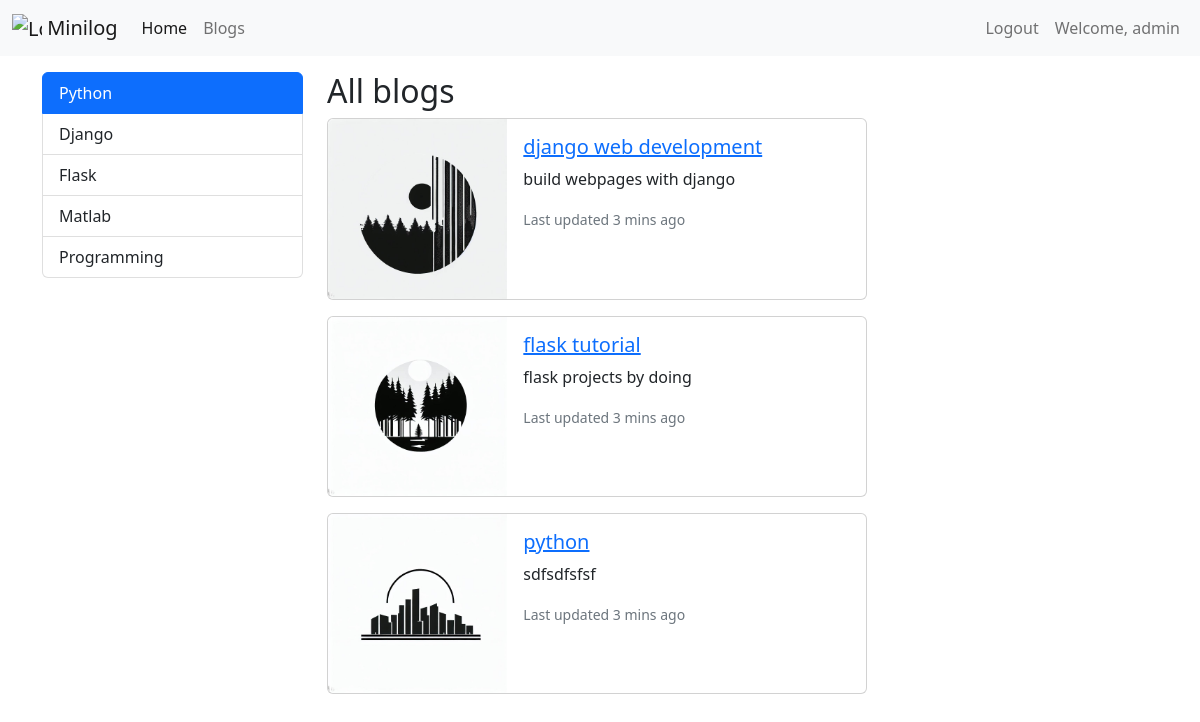
The app's page /category/python (signed in) with its own data.
### main/models.py (models this page shows, shortened)
class Category(models.Model):
    name = models.CharField(max_length=50)
    slug = models.SlugField(null=False,blank=True,unique=True,db_index=True, editable=False)

class Blog(models.Model):
    title = models.CharField(max_length=100)
    image = models.ImageField(upload_to="blogs")
    description = RichTextField()
    is_active = models.BooleanField(default=False)
    is_home = models.BooleanField(default=False)
    slug = models.SlugField(null=True, blank=True,unique=True,db_index=True, editable=False)
    categories = models.ManyToManyField(Category,blank=True)

### main/views.py (the view)
# urls.py: path('category/<slug:slug>',views.blogs_by_category,name='blogs_by_category'),
def blogs_by_category(request,slug):
    context = {
        "blogs": Category.objects.get(slug=slug).blog_set.filter(is_active=True),
        "categories":Category.objects.all(),
        "selected_category":slug,
    }
    return render(request,'main/blogs.html',context)

### main/templates/main/blogs.html (shortened to what this page needs)
{% extends 'base.html' %}
{% block content %}
    <div class="container mt-3">
        <div class="row">
        <div class="col-3">
            {% include 'partial/_categories.html' %}
        </div>
        <div class="col-9">
            <h2>All blogs</h2>
            {% if blogs|length > 0 %}
                {% for blog in blogs %}
                    {% if blog.is_active %}
                        {% include 'main/partial/_blog.html' %}
                    {% endif %}
                {% endfor %}
            {% else %}
                <div class="alert alert-warning">No Blogs</div>
            {% endif %}
        </div>
        </div>
    </div>
{% endblock content %}

### templates/partial/_navbar.html (shortened to what this page needs)
{% load static %}
<nav class="navbar navbar-expand-lg bg-light">
    <div class="container-fluid">
        <a class="navbar-brand" href="{% url 'home' %}">
            <img src="{% static 'img/developer.png' %}" alt="Logo" width="30" height="24" class="d-inline-block align-text-top">
            Minilog
        </a>
        <ul class="navbar-nav me-auto">
          <li class="nav-item">
            <a class="nav-link active" href="{% url 'home' %}">Home</a>
          </li>
          <li class="nav-item">
            <a class="nav-link" href="{% url 'blogs' %}">Blogs</a>
          </li>
        </ul>
        <ul class="navbar-nav ms-auto">
          {% if user.is_authenticated %}
            <li class="nav-item">
              <a class="nav-link" href="{% url 'logout' %}">Logout</a>
            </li>
            <li class="nav-item">
              <a class="nav-link" href="">Welcome, {{ user.username }}</a>
            </li>
          {% endif %}
        </ul>
    </div>
</nav>

### templates/partial/_categories.html
<div class="list-group">
    {% for category in categories %}
        {% if category.slug == selected_category %}
            <a href="{% url 'blogs_by_category' category.slug %}"
                class="list-group-item list-group-item-action active">
                {{category.name|title}}
            </a>
        {% else %}
            <a href="{% url 'blogs_by_category' category.slug %}" class="list-group-item list-group-item-action">
                {{category.name|title}}
            </a>
        {% endif %}
    {% endfor %}
</div>

### main/templates/main/partial/_blog.html
{%load static %}
<div class="card mb-3" style="max-width: 540px;">
    <div class="row g-0">
      <div class="col-md-4">
        <img src="{{ blog.image.url }}" class="img-fluid rounded-start" alt="...">
      </div>
      <div class="col-md-8">
        <div class="card-body">
          <h5 class="card-title">
            <a href="{% url 'blog_detail' blog.slug %}">{{ blog.title }}</a>
          </h5>
          <p class="card-text">{{ blog.description|striptags|slice:"0:49" }}</p>
          <p class="card-text"><small class="text-muted">Last updated 3 mins ago</small></p>
        </div>
      </div>
    </div>
</div>

### records on screen
Category: name "Python"
Category: name "Django"
Category: name "Flask"
Category: name "Matlab"
Category: name "Programming"
Blog: image (picture), title "django web development", description "build webpages with django"
Blog: image (picture), title "flask tutorial", description "flask projects by doing"
Blog: image (picture), title "python", description "sdfsdfsfsf"

### other values on screen
{{ user.username }} "admin"
